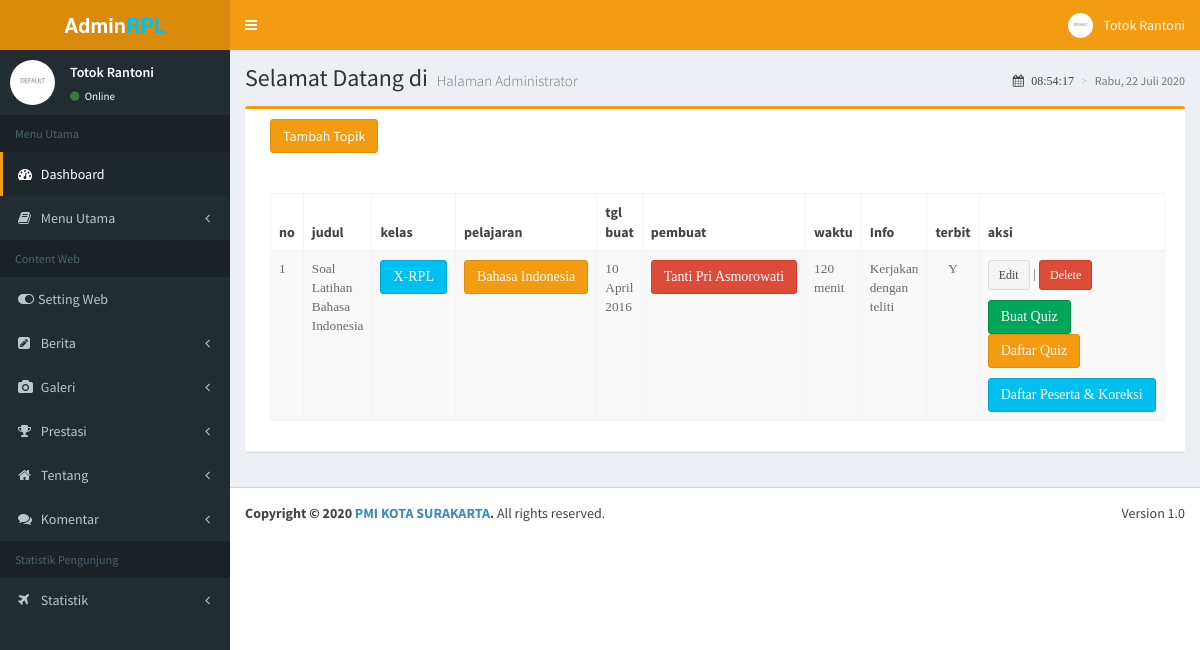
/admin/media_admin.php?module=quiz (signed in), run on the app's committed database.
### tables this page shows
CREATE TABLE IF NOT EXISTS `topik_quiz` (
`id_tq` int(9) NOT NULL,
  `judul` varchar(150) NOT NULL,
  `id_kelas` varchar(5) NOT NULL,
  `id_matapelajaran` varchar(10) NOT NULL,
  `tgl_buat` date NOT NULL,
  `pembuat` varchar(100) NOT NULL,
  `waktu_pengerjaan` int(50) NOT NULL,
  `info` text NOT NULL,
  `terbit` enum('Y','N') NOT NULL DEFAULT 'Y'
);

CREATE TABLE IF NOT EXISTS `kelas` (
`id` int(5) NOT NULL,
  `id_kelas` varchar(5) NOT NULL,
  `nama` varchar(100) NOT NULL,
  `id_pengajar` int(9) NOT NULL,
  `id_siswa` int(9) NOT NULL
);

CREATE TABLE IF NOT EXISTS `mata_pelajaran` (
`id` int(5) NOT NULL,
  `id_matapelajaran` varchar(10) NOT NULL,
  `nama` varchar(100) NOT NULL,
  `id_kelas` varchar(5) NOT NULL,
  `id_pengajar` int(9) NOT NULL,
  `deskripsi` text NOT NULL
);

CREATE TABLE IF NOT EXISTS `pengajar` (
`id_pengajar` int(9) NOT NULL,
  `nip` char(12) NOT NULL,
  `nama_lengkap` varchar(100) NOT NULL,
  `username_login` varchar(100) NOT NULL,
  `password_login` varchar(100) NOT NULL,
  `level` varchar(50) NOT NULL DEFAULT 'pengajar',
  `alamat` text NOT NULL,
  `tempat_lahir` varchar(100) NOT NULL,
  `tgl_lahir` date NOT NULL,
  `jenis_kelamin` enum('L','P') NOT NULL,
  `agama` varchar(20) NOT NULL,
  `no_telp` varchar(20) NOT NULL,
  `email` varchar(50) DEFAULT NULL,
  `foto` varchar(100) NOT NULL,
  `website` varchar(100) DEFAULT NULL,
  `jabatan` varchar(200) NOT NULL,
  `blokir` enum('Y','N') NOT NULL DEFAULT 'N',
  `id_session` varchar(100) NOT NULL
);

### admin/configurasi/fungsi_indotgl.php (called while the page is built, shortened)
<?php
	function tgl_indo($tgl){
			$tanggal = substr($tgl,8,2);
			$bulan = getBulan(substr($tgl,5,2));
			$tahun = substr($tgl,0,4);
			return $tanggal.' '.$bulan.' '.$tahun;
	}
	function getBulan($bln){
				switch ($bln){
					case 4:
						return "April";
						break;
				}
			}
?>

### admin/modul/mod_quiz/quiz.php (the view, shortened to what this page needs)
<?php
 if (empty($_SESSION['username']) AND empty($_SESSION['passuser']) AND empty($_SESSION['leveluser'])){
   echo "<div class='error msg'>Untuk mengakses Modul anda harus login.</div>";
}
else{
$aksi="modul/mod_quiz/aksi_quiz.php";
switch($_GET[act]){
  default:
      if ($_SESSION[leveluser]=='admin'){
        echo "<div class='box box-warning'>
        <div class='box-header with-border'>
          <div class='col-md-12 col-xs-12'>
          <input type=button class='btn btn-warning' value='Tambah Topik' onclick=\"window.location.href='?module=quiz&act=tambahtopikquiz';\">";
        echo "<div class='adv-table'>
        <br><br><table  id='example1' class='table table-bordered table-striped'><thead>
<tr><th>no</th><th>judul</th><th>kelas</th><th>pelajaran</th><th>tgl buat</th><th>pembuat</th><th>waktu</th><th>Info</th><th>terbit</th><th>aksi</th></tr>
          </thead>";
        $tampil_topik = mysql_query("SELECT * FROM topik_quiz ORDER BY id_kelas");
    $no=1;
    while ($r=mysql_fetch_array($tampil_topik)){
      $wpengerjaan = $r[waktu_pengerjaan] / 60;
      $tgl_buat   = tgl_indo($r[tgl_buat]);
       echo "<tr><td>$no</td>
             <td>$r[judul]</td>";
             $kelas = mysql_query("SELECT * FROM kelas WHERE id_kelas = '$r[id_kelas]'");
             $cek_kelas = mysql_num_rows($kelas);
             if(!empty($cek_kelas)){
             while($k=mysql_fetch_array($kelas)){
                 echo "<td><a href=?module=kelas&act=detailkelas&id=$r[id_kelas] title='Detail Kelas' class='btn btn-info'>$k[nama]</td>";
             }
             }else{
                 echo"<td></td>";
             }
             $pelajaran = mysql_query("SELECT * FROM mata_pelajaran WHERE id_matapelajaran = '$r[id_matapelajaran]'");
             $cek_pelajaran = mysql_num_rows($pelajaran);
             if(!empty($cek_pelajaran)){
             $p=mysql_fetch_array($pelajaran);
             echo "<td><a href=?module=matapelajaran&act=detailpelajaran&id=$r[id_matapelajaran] title='Detail pelajaran' class='btn btn-warning'>$p[nama]</a></td>";
             }else{
                 echo"<td></td>";
             }
             echo"<td>$tgl_buat</td>";
             $pelajaran2 = mysql_query("SELECT * FROM mata_pelajaran WHERE id_matapelajaran = '$r[id_matapelajaran]'");
             $p2=mysql_fetch_array($pelajaran2);
             $pembuat = mysql_query("SELECT * FROM pengajar WHERE id_pengajar = '$p2[id_pengajar]'");
             $cek_pembuat = mysql_num_rows($pembuat);
             if (!empty($cek_pembuat)){
                 $data_pembuat = mysql_fetch_array($pembuat);
                 echo "<td><a href=?module=admin&act=detailpengajar&id=$data_pembuat[id_pengajar] title='Detail pengajar' class='btn btn-danger'>$data_pembuat[nama_lengkap]</a></td>";
             }else{
                 echo"<td>$r[pembuat]</td>";
             }
             echo"<td>$wpengerjaan menit</td>
             <td>$r[info]</td>
             <td><p align='center'>$r[terbit]</p></td>
             <td><p><a href='?module=quiz&act=edittopikquiz&id=$r[id_tq]' class='btn btn-default btn-sm btn-icon icon-left' title='Edit'><i class='entypo-pencil'></i>
              Edit</a> |
                 <a href=javascript:confirmdelete('$aksi?module=quiz&act=hapustopikquiz&id=$r[id_tq]')  class='btn btn-danger btn-sm btn-icon icon-left'
              title='Hapus'> <i class='entypo-cancel'></i>
              Delete</a></p>
                 <p><a href=?module=buatquiz&act=buatquiz&id=$r[id_tq] class='btn btn-success'>Buat Quiz</a>
                 <a href=?module=daftarquiz&act=daftarquiz&id=$r[id_tq] class='btn btn-warning'>Daftar Quiz</a></p>
                 <a href=?module=quiz&act=daftarsiswayangtelahmengerjakan&id=$r[id_tq] class='btn btn-info'>Daftar Peserta & Koreksi</a></td></tr>";
      $no++;
    }
    echo "</table></div></div></div></div>";
    }
    break;
}
}
?>

### data on the page
topik_quiz: judul "Soal Latihan Bahasa Indonesia", mata_pelajaran.nama "Bahasa Indonesia", tgl_buat "10 April 2016", pengajar.nama_lengkap "Tanti Pri Asmorowati", waktu_pengerjaan "120", info "Kerjakan dengan teliti", terbit "Y"
kelas: nama "X-RPL"

### other printed values
$_SESSION[namalengkap] "Totok Rantoni"
$tanggal "22"
